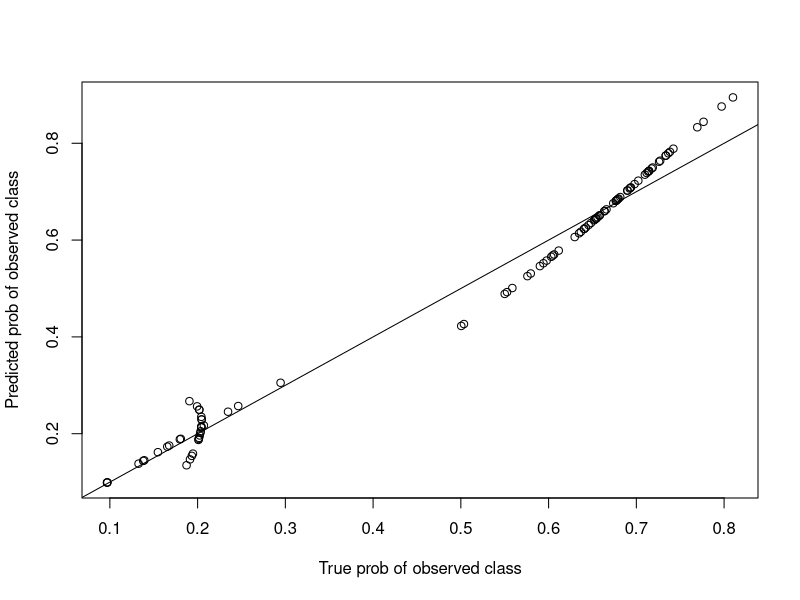
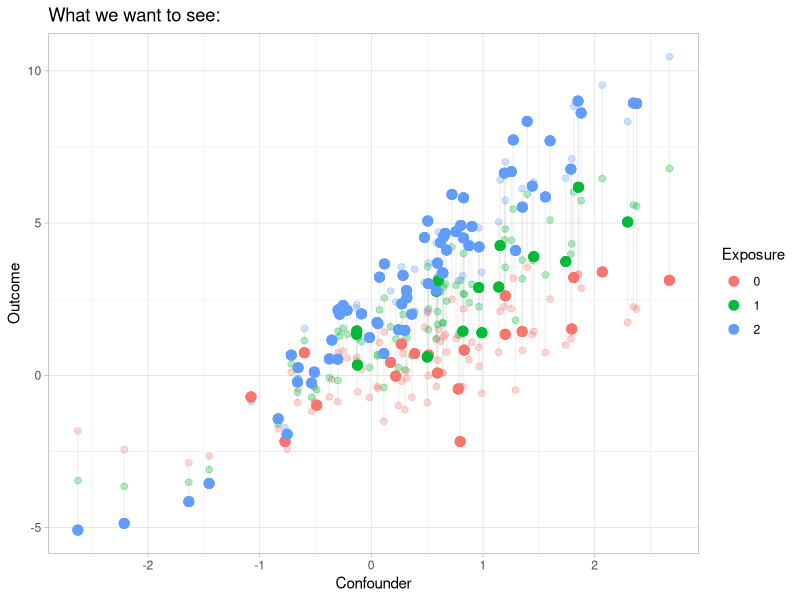
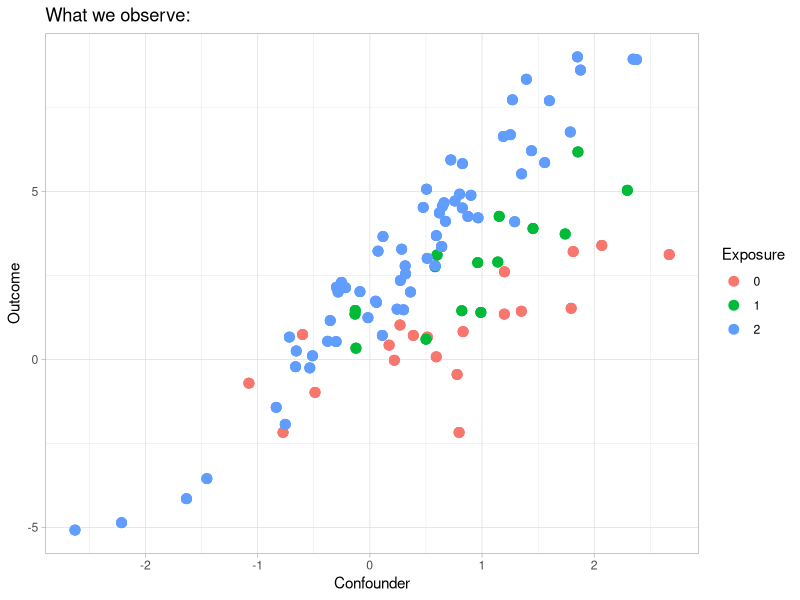
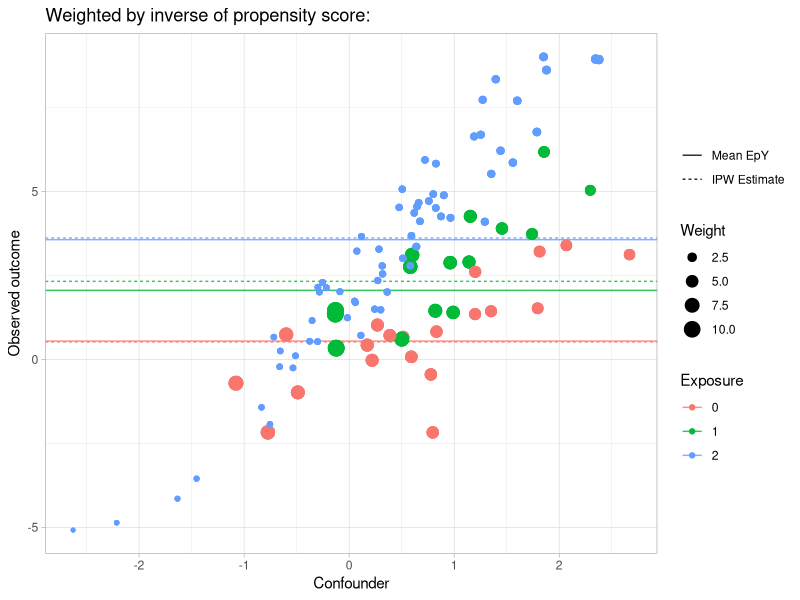
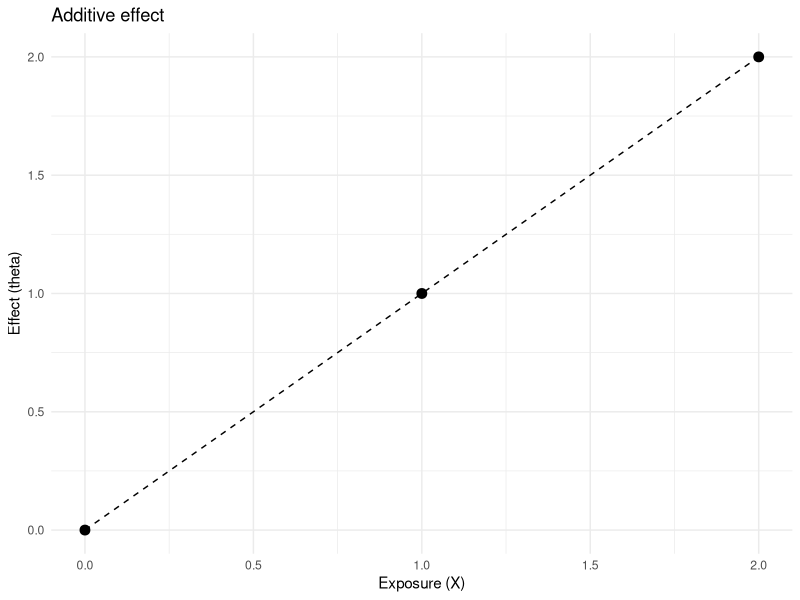
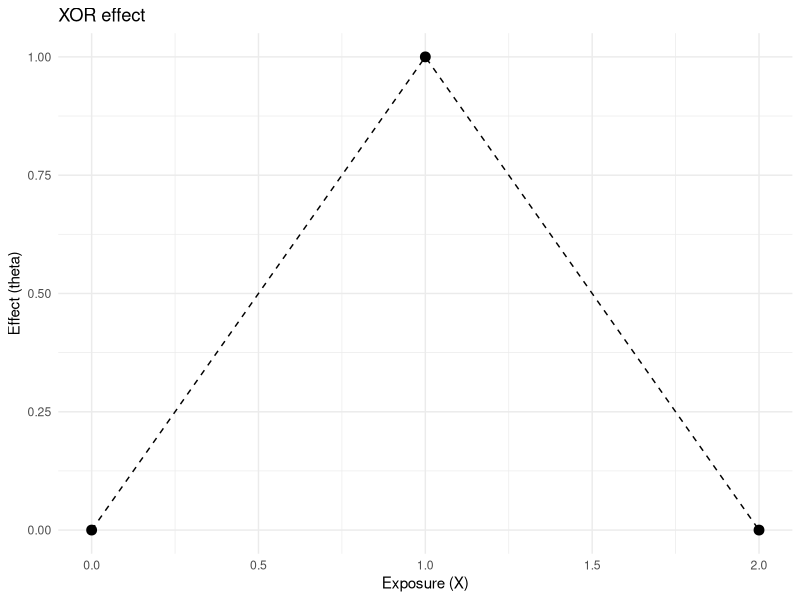
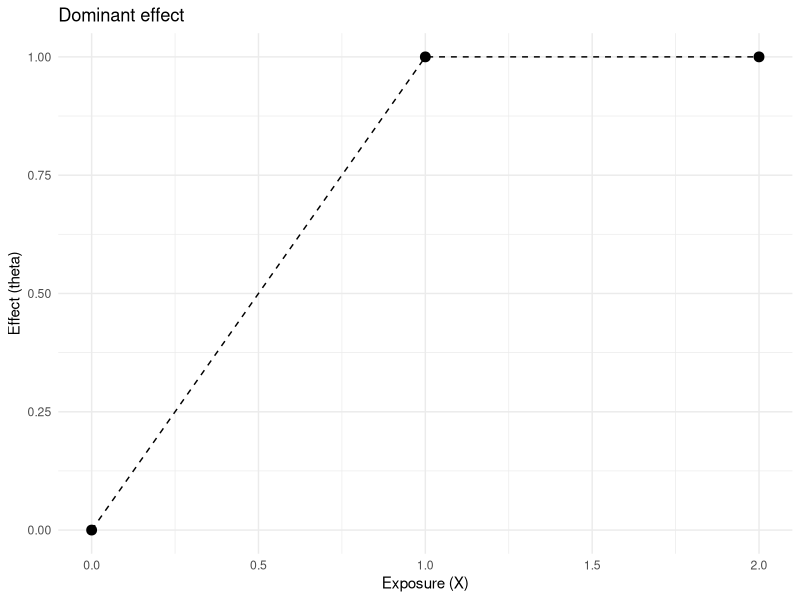
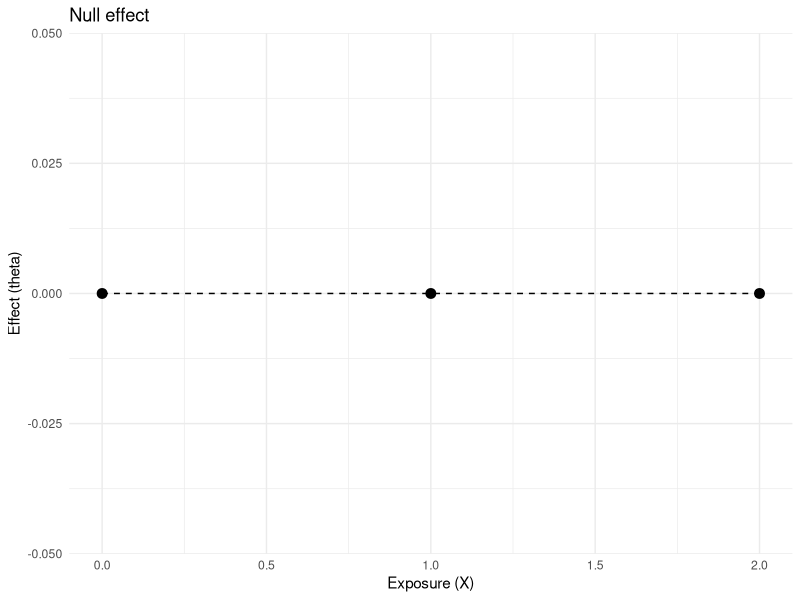

Generate these figures, in order, with R:
## ---- chunk 1
knitr::opts_chunk$set(echo = TRUE)
library(tidyverse)
## ---- chunk 2
set.seed(123123)
n <- 100

# confounder
U <- rnorm(n, mean = 0.5)

# potential outcomes
eps <- rnorm(n)
ffunc <- function(.x, .u) return(.x + .u + .x*.u)
Y2 <- ffunc(2, U) + eps
Y1 <- ffunc(1, U) + eps
Y0 <- ffunc(0, U) + eps
EY2 <- mean(Y2)  ## theoretical: EY2 = 3.5
EY1 <- mean(Y1)  ## theoretical: EY1 = 2
EY0 <- mean(Y0)  ## theoretical: EY0 = 0.5

# treatment assignment: multinomial logistic regression (softmax)
## .sls: list of linear predictors (s). It should contain (K-1) lists, and the element of each list is an n-vector of the linear predictors of the k-th level (1 <= k < K)
softmax <- function(.sls) {
  K <- length(.sls) + 1  ## number of levels
  
  exps.mat <- sapply(.sls, exp)  ## exp(LinearPredictor), n by (K-1)
  Z <- rowSums(exps.mat) + 1  ## denominator
  
  prob.mat <- cbind(1, exps.mat) / Z
  return(prob.mat)
}

xi.ls <- list(rnorm(2), rnorm(2, mean = -0.1))
LinearPred.ls <- lapply(xi.ls, function(.xi) .xi[1] + .xi[2]*U)
probs <- softmax(LinearPred.ls)
X <- t(apply(probs, 1, function(pr) {rmultinom(1, 1, prob = pr)})) ## n by K

# observed outcome
Y <- X[,(0+1)] * Y0 + X[,(1+1)] * Y1 + X[,(2+1)] * Y2
## ---- chunk 3
# Inverse Probability Weighting

## Propensity score model: multinomial logistic regression model
library(nnet)
mn.fit <- multinom(X ~ U)
ProbPred <- predict(mn.fit, type = "probs")

# par(mfrow=c(1,3))
# for (j in 1 : 3) {
#   plot(probs[,j], ProbPred[,j], 
#        xlab = paste( "True prob of class", (j-1) ),
#        ylab = paste( "Predicted prob of class", (j-1)) )
#   abline(a=0, b=1)
# }

probs.obs <- rowSums(X * probs)
ProbPred.obs <- rowSums(X * ProbPred)
plot(probs.obs, ProbPred.obs, 
     xlab = "True prob of observed class",
     ylab = "Predicted prob of observed class")
abline(a=0, b=1)

W <- 1 / ProbPred.obs
estEY0 <- sum(W * X[,(0+1)] * Y) / sum(W * X[,(0+1)])
estEY1 <- sum(W * X[,(1+1)] * Y) / sum(W * X[,(1+1)])
estEY2 <- sum(W * X[,(2+1)] * Y) / sum(W * X[,(2+1)])
## ---- chunk 4
#| message: false
#| echo: false

ind <- 1 : n

arrow_df <- data.frame(Y = Y[ind], U = U[ind], 
                       Y0 = Y0[ind], Y1 = Y1[ind], Y2 = Y2[ind]) %>%
  mutate(X = as.factor( apply( X[ind,], 1, 
                               function(.r) .r %*% as.matrix(0:2) )) )
point_df <- arrow_df %>% 
  mutate(W = W[ind]) %>%
  pivot_longer(cols = Y0:Y2, 
               values_to = "PO_val", names_to = "PO_name") %>%
  mutate(Y_PO_name = paste0("Y", X))

ggplot() +
  geom_segment(data = arrow_df,
               aes(x = U, xend = U, y = Y0, yend = Y2),
               color = "gray", alpha = 0.2) +
  geom_point(data = point_df, 
             aes(x = U, y = PO_val, color = PO_name), 
             size = 2, alpha = 0.3) + 
  geom_point(data = point_df, 
             aes(x = U, y = Y, color = Y_PO_name), size = 3) +
  labs(x = "Confounder", y = "Outcome", color = "Exposure", 
       title = "What we want to see:") + 
  scale_color_discrete(labels = c("0", "1", "2")) + 
  theme_light()
## ---- chunk 5
ggplot() +
  geom_point(data = point_df, aes(x = U, y = Y, color = X), size = 3) +
  labs(x = "Confounder", y = "Outcome", color = "Exposure", 
       title = "What we observe:") + 
  scale_colour_discrete(labels = c("0", "1", "2")) + 
  theme_light()
## ---- chunk 6
#| echo: false

line_df <- data.frame(X = as.factor(c("0", "1", "2")), 
                      EY = c(EY0, EY1, EY2), 
                      estEY = c(estEY0, estEY1, estEY2)) %>%
  pivot_longer(cols = EY:estEY, names_to = "class") %>%
  mutate(class = as.factor(class))

ggplot() +
  geom_hline(data = line_df, aes(yintercept = value, color = X, 
                                 linetype = fct_rev(class)),
             alpha = 0.8) + 
  geom_point(data = point_df, aes(x = U, y = Y, color = X, 
                                  size = W)) +
  labs(x = "Confounder", y = "Observed outcome", color = "Exposure", 
       linetype = "", size = "Weight", 
       title = "Weighted by inverse of propensity score:") + 
  scale_size(range = c(1, 5)) +
  scale_colour_discrete(labels = c("0", "1", "2")) + 
  scale_linetype_discrete(labels = c("Mean EpY", "IPW Estimate")) +
  theme_light()
## ---- chunk 7
#| echo: false
 
data.frame(x = 0:2, 
           y = 0:2) %>%
  ggplot(aes(x = x, y = y)) + 
  geom_point(size = 3) + 
  geom_line(linetype = 2) + 
  labs(x = "Exposure (X)", y = "Effect (theta)", 
       title = "Additive effect") + 
  theme_minimal()
## ---- chunk 8
#| echo: false

data.frame(x = 0:2, 
           y = c(0, 1, 0)) %>%
  ggplot(aes(x = x, y = y)) + 
  geom_point(size = 3) + 
  geom_line(linetype = 2) + 
  labs(x = "Exposure (X)", y = "Effect (theta)", 
       title = "XOR effect") + 
  theme_minimal()
## ---- chunk 9
#| echo: false

data.frame(x = 0:2, y = c(0, 1, 1)) %>%
  ggplot(aes(x = x, y = y)) + 
  geom_point(size = 3) + 
  geom_line(linetype = 2) + 
  labs(x = "Exposure (X)", y = "Effect (theta)", 
       title = "Dominant effect") + 
  theme_minimal()
## ---- chunk 10
#| echo: false

data.frame(x = 0:2, y = rep(0, times = 3)) %>%
  ggplot(aes(x = x, y = y)) + 
  geom_point(size = 3) + 
  geom_line(linetype = 2) + 
  labs(x = "Exposure (X)", y = "Effect (theta)", 
       title = "Null effect") + 
  theme_minimal()
## ---- chunk 11
## Compare the two standard deviation estimates
set.seed(234)
nBoots <- 200
thetahat <- matrix(nrow = nBoots, ncol = 3)
for (B in 1 : nBoots) {
  boot.ind <- sample.int(nrow(X), size = nrow(X), replace = T)
  Xboot <- X[boot.ind, , drop=F]
  Yboot <- Y[boot.ind]
  Wboot <- W[boot.ind]
  
 thetahat[B,] <- colSums(sweep(Xboot, 1, Wboot*Yboot, "*")) / colSums(sweep(Xboot, 1, Wboot, "*"))
}

## (1) Bootstrap variance of ATE (direct). 
deltahat <- cbind(
  delta1 = thetahat[,(1+1)] - thetahat[,(0+1)],
  delta2 = thetahat[,(2+1)] - thetahat[,(0+1)]
)
deltahat_var_v1 <- apply(deltahat, 2, var)
deltahat_var_v1

zscore_v1 <- c(
  (estEY1 - estEY0) / sqrt(deltahat_var_v1["delta1"]),
  (estEY2 - estEY0) / sqrt(deltahat_var_v1["delta2"])
)
print("zscore:")
zscore_v1

## (2) two sample t-test with unequal variance assumption
thetahat_var <- apply(thetahat, 2, var)
nsamples <- colSums(X)

deltahat_var_v2 <- c(
  delta1 = thetahat_var[(0+1)] / nsamples[(0+1)] + thetahat_var[(1+1)] / nsamples[(1+1)],
  delta2 = thetahat_var[(0+1)] / nsamples[(0+1)] + thetahat_var[(2+1)] / nsamples[(2+1)]
)
deltahat_var_v2

tscore_v2 <- c(
  (estEY1 - estEY0) / sqrt(deltahat_var_v2["delta1"]),
  (estEY2 - estEY0) / sqrt(deltahat_var_v2["delta2"])
)
print("tscore:")
tscore_v2
